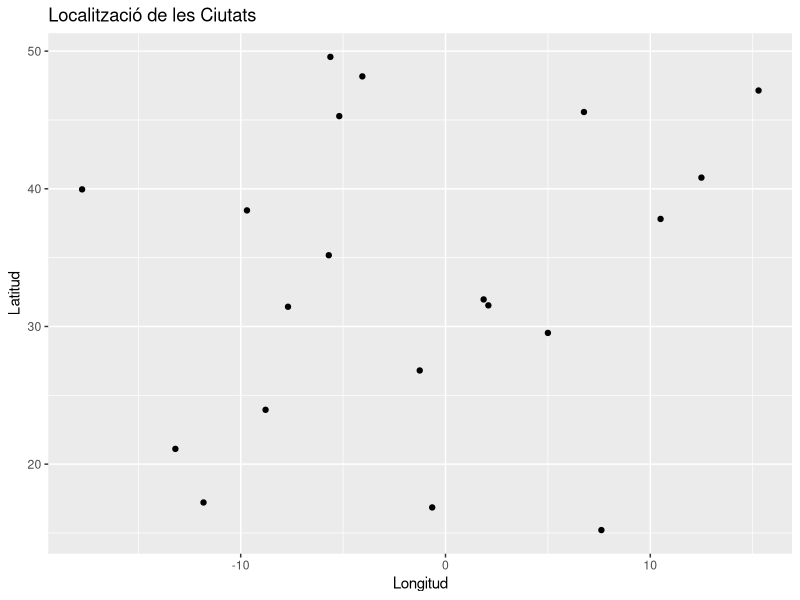
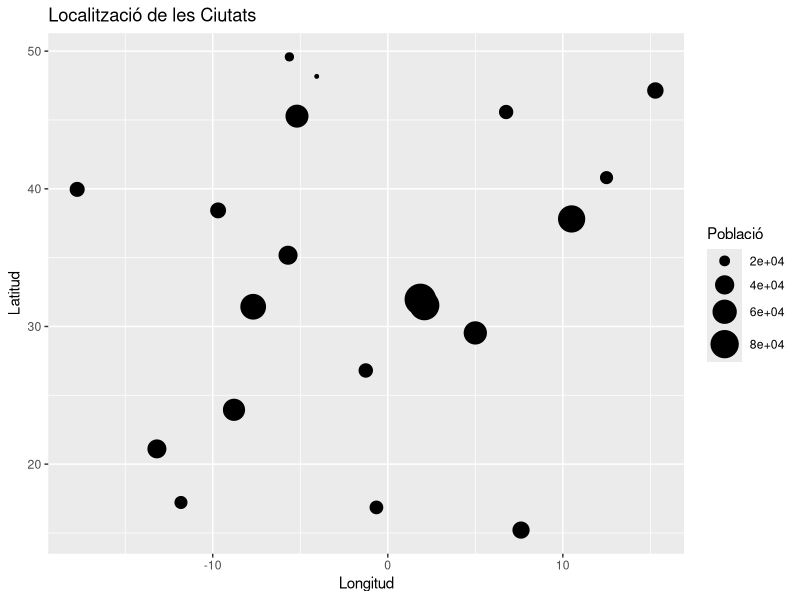

Write the R code that produced these figures, in order.
## ---- chunk 1
set.seed(100) # Estableix una llavor per a la generaci´o de nombres aleatoris, assegurant que els resultats siguin reproduïbles.→
n_ciutats <- 20 # Defineix el nombre de ciutats que es crearan, en aquest cas, 15.
ciutats <- data.frame( # Crea un data frame anomenat "ciutats"
  nom = paste0("Ciutat ", LETTERS[1:n_ciutats]), # Genera noms per a les ciutats utilitzant les lletres majúscules (Ciutat A, Ciutat B, etc.) 
  longitud = runif(n_ciutats, -20, 20), # Genera longituds aleatòries per a les ciutats dins del rang de -20 a 20.
  latitud = runif(n_ciutats, 10, 50), # Genera latituds aleatòries per a les ciutats dins del rang de 10 a 50.→
  poblacio = sample(10000:100000, n_ciutats, replace = TRUE) # Genera poblacions aleatòries per a les ciutats dins del rang de 10000 a 100000, permetent valors repetits (replace = TRUE).
)

# Instal·lem el paquet
if (!require(ggplot2)) {
  install.packages("ggplot2", dependencies = TRUE)
}

# Carreguem paquet
library(ggplot2)

# Plot bàsic de punts amb latitud i longitud
ggplot(ciutats, aes(x = longitud, y = latitud)) +
geom_point() +
labs(title = "Localització de les Ciutats", x = "Longitud", y = "Latitud")


# Crea un plot de dispersió de longitud i latitud on la mida dels punts és proporcional a la població de cada ciutat
ggplot(ciutats, aes(x = longitud, y = latitud, size = poblacio)) +
  geom_point() +
  labs(title = "Localització de les Ciutats", x = "Longitud", y = "Latitud", size = "Població") +
  scale_size_continuous(range = c(1, 10)) # Ajusta la mida dels punts per a una millor visualització

## ---- chunk 2

#Utilitzant el conjunt de dades de ciutats creat anteriorment:
# - Calculem el centroide de les ciutats
centroides <- data.frame(
  longitud = mean(ciutats$longitud),
  latitud = mean(ciutats$latitud)
)

